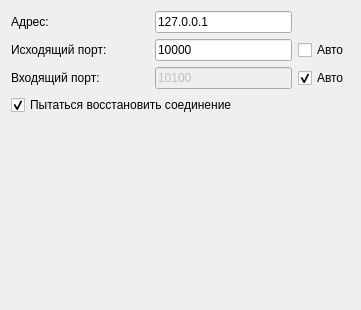
<?xml version="1.0" encoding="UTF-8"?>
<ui version="4.0">
 <class>UdpConnectionWidget</class>
 <widget class="QWidget" name="UdpConnectionWidget">
  <property name="geometry">
   <rect>
    <x>0</x>
    <y>0</y>
    <width>361</width>
    <height>310</height>
   </rect>
  </property>
  <property name="windowTitle">
   <string>Udp</string>
  </property>
  <layout class="QGridLayout" name="gridLayout" columnstretch="1,1,0">
   <item row="5" column="0">
    <spacer name="verticalSpacer">
     <property name="orientation">
      <enum>Qt::Vertical</enum>
     </property>
     <property name="sizeHint" stdset="0">
      <size>
       <width>20</width>
       <height>40</height>
      </size>
     </property>
    </spacer>
   </item>
   <item row="0" column="0">
    <widget class="QLabel" name="label_2">
     <property name="text">
      <string>Адрес:</string>
     </property>
    </widget>
   </item>
   <item row="1" column="0">
    <widget class="QLabel" name="label">
     <property name="text">
      <string>Исходящий порт:</string>
     </property>
    </widget>
   </item>
   <item row="2" column="1">
    <widget class="QLineEdit" name="listenPort">
     <property name="enabled">
      <bool>false</bool>
     </property>
     <property name="text">
      <string>10100</string>
     </property>
    </widget>
   </item>
   <item row="4" column="0" colspan="2">
    <widget class="QCheckBox" name="autoReconnect">
     <property name="text">
      <string>Пытаться восстановить соединение</string>
     </property>
     <property name="checked">
      <bool>true</bool>
     </property>
    </widget>
   </item>
   <item row="2" column="0">
    <widget class="QLabel" name="label_3">
     <property name="text">
      <string>Входящий порт:</string>
     </property>
    </widget>
   </item>
   <item row="1" column="1">
    <widget class="QLineEdit" name="sendPort">
     <property name="text">
      <string>10000</string>
     </property>
    </widget>
   </item>
   <item row="0" column="1">
    <widget class="QLineEdit" name="host">
     <property name="text">
      <string>127.0.0.1</string>
     </property>
    </widget>
   </item>
   <item row="1" column="2">
    <widget class="QCheckBox" name="autoSendPort">
     <property name="text">
      <string>Авто</string>
     </property>
     <property name="checked">
      <bool>false</bool>
     </property>
    </widget>
   </item>
   <item row="2" column="2">
    <widget class="QCheckBox" name="autoListenPort">
     <property name="text">
      <string>Авто</string>
     </property>
     <property name="checked">
      <bool>true</bool>
     </property>
    </widget>
   </item>
  </layout>
 </widget>
 <tabstops>
  <tabstop>host</tabstop>
  <tabstop>sendPort</tabstop>
  <tabstop>autoSendPort</tabstop>
  <tabstop>listenPort</tabstop>
  <tabstop>autoListenPort</tabstop>
  <tabstop>autoReconnect</tabstop>
 </tabstops>
 <resources/>
 <connections/>
</ui>
